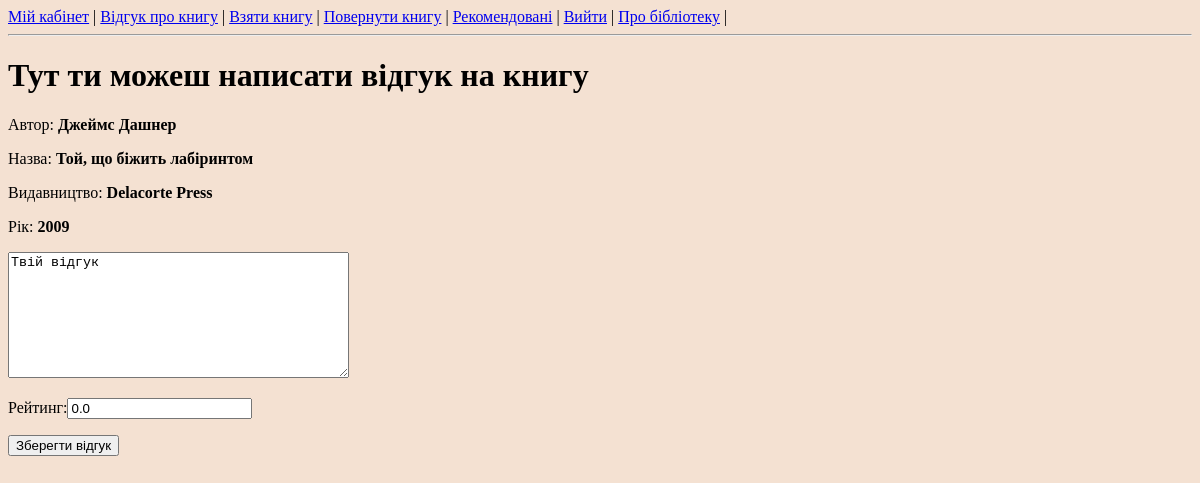
The app's page /client/review_book/7 (signed in) with its own data.
### book/models.py (models this page shows, shortened)
class Books(models.Model):
    title = models.CharField(max_length=250)
    author = models.ForeignKey(Authors, on_delete=models.CASCADE)
    genre = models.ForeignKey(Genres, on_delete=models.CASCADE)
    publisher = models.ForeignKey(Publishers, on_delete=models.CASCADE)
    publish_year = models.IntegerField()
    reception_date = models.DateField()
    cover = models.ImageField(upload_to='covers/')
    rating = models.FloatField(default=5)
    quantity = models.IntegerField(default=0)

class Authors(models.Model):
    name = models.CharField(max_length=100)
    bio = models.TextField()
    rating = models.FloatField(default=5)

class Publishers(models.Model):
    name = models.CharField(max_length=100)
    rating = models.FloatField(default=5)

### client/views.py (the view, shortened to what this page needs)
# urls.py: path('review_book/', views.review_book, name='review_book_page'),
@login_required(login_url="/")
def review_book(request, book_id=None): # написати рецензію на книгу
    if request.method == 'GET':
        if book_id is None:
            form = SelectBookForm(request.GET or None)
            books = Books.objects.all()
            if form.is_valid():
                author = form.cleaned_data.get('author')
                genre = form.cleaned_data.get('genre')
                if author:
                    books = books.filter(author=author)
                if genre:
                    books = books.filter(genre=genre)
            title = 'Обери книгу, про яку хочеш написати відгук'
            return render(request, 'books.html', context={'form': form, 'books': books, 'title': title})
        else:
            the_book = Books.objects.get(id=book_id)
            return render(request, 'review_book.html', context={'book': the_book})

### templates/review_book.html (shortened to what this page needs)
<!DOCTYPE html>
<html lang="en">
<head>
    <link rel="stylesheet" type="text/css" href="/static/styles.css">
</head>
{% include 'menu_cli.html' %}
<body>
    <h1>Тут ти можеш написати відгук на книгу</h1>
    <p>Автор: <b>{{ book.author.name }}</b></p>
    <p>Назва: <b>{{ book.title }}</b></p>
    <p>Видавництво: <b>{{ book.publisher.name }}</b></p>
    <p>Рік: <b>{{ book.publish_year }}</b></p>
    <form action="/client/review_book/{{ book.id }}" method="post">
        <textarea name="text" rows="8" cols="40">Твій відгук </textarea>
        <p>Рейтинг:<input type="number" name="rating" value={{ book.rating }}></p>
        <input type="submit" value="Зберегти відгук">
    </form>
</body>
</html>

### static/styles.css (style rules this page uses)
body { background-color: #f4e1d2; }

### records on screen
Books: author.name "Джеймс Дашнер", title "Той, що біжить лабіринтом", publisher.name "Delacorte Press", publish_year "2009", rating "0.0"
